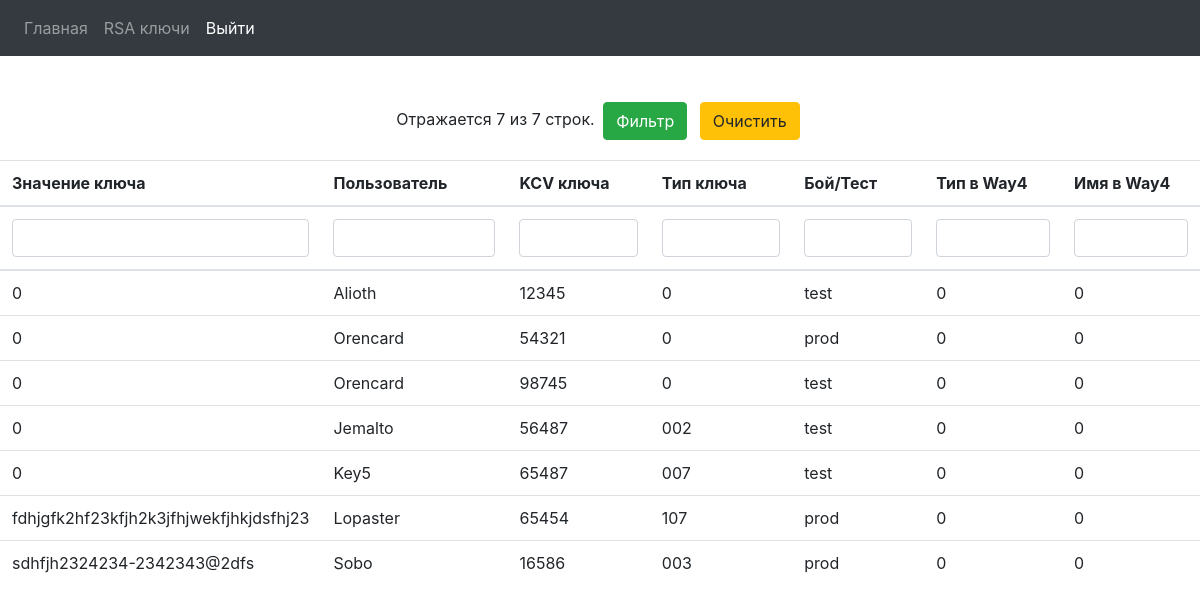
Page / (signed in) on the earlier database version.
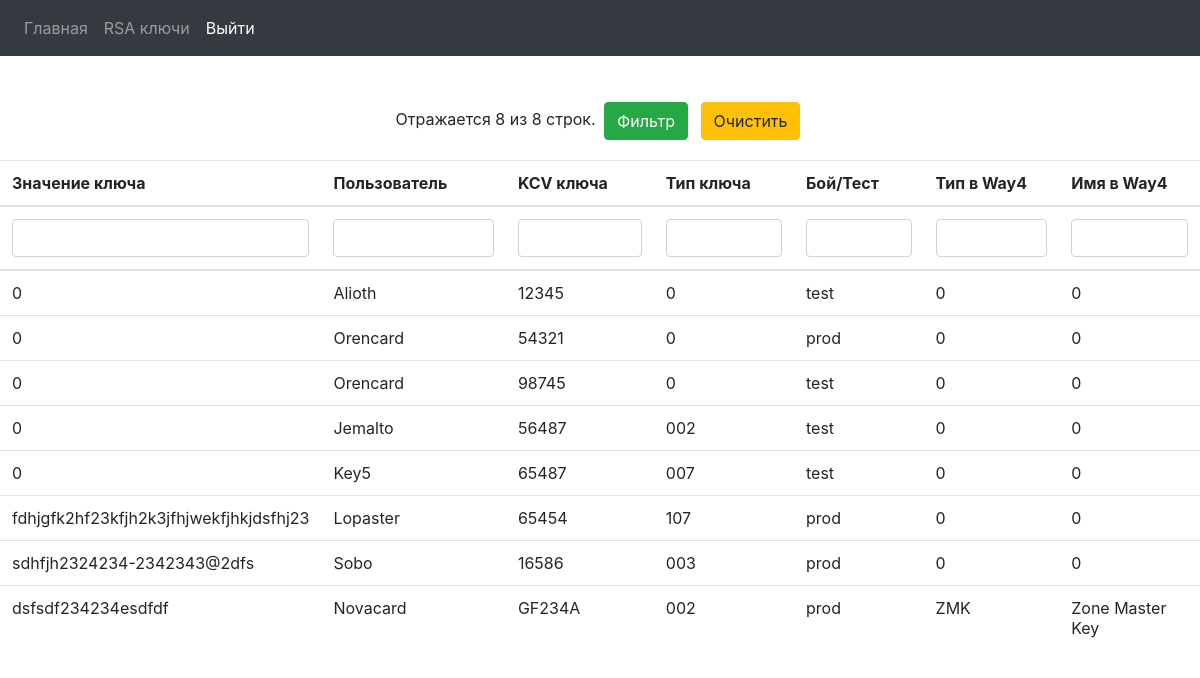
Same page on the later database version.
### keys/models.py (models this page shows)
class Keys(models.Model):
    key = models.CharField(max_length=250)
    key_user = models.CharField(max_length=10)
    key_kcv = models.CharField(max_length=7)
    key_type = models.CharField(max_length=3)
    key_typeW4 = models.CharField(max_length=7)
    key_nameW4 = models.CharField(max_length=20)
    test_prod_choice = (
        ('test', 'test'),
        ('prod', 'prod'),
    )
    choice = MultiSelectField(choices=test_prod_choice)

### keys/views.py (the view)
# urls.py: path('', views.index, name='index'),
def index(request):
    rows = Keys.objects.all()
    myFilter = KeysFilter(request.GET, queryset=rows)
    data = {
        'data': myFilter.qs,
        'myFilter': myFilter,
    }
    return render(request, 'keys/index.html', data)

### keys/templates/keys/index.html (shortened to what this page needs)
﻿{% extends 'keys/base.html' %}
{% block content %}
{% load widget_tweaks %}
{% if user.is_authenticated %}
<form method='GET' >
    <p>
        Отражается {{ myFilter.qs.count }} из {{ myFilter.queryset.count }} строк.
        <input type='submit' value='Фильтр' class="btn btn-success m-1"/>
        <input type='submit' value='Очистить' class="btn btn-warning m-1" name="request.path"/>
    </p>
<table class="table">
<thead>
    <tr>
        <th scope="col">Значение ключа</th>
        <th scope="col">Пользователь</th>
        <th scope="col">KCV ключа</th>
        <th scope="col">Тип ключа</th>
        <th scope="col">Бой/Тест</th>
        <th scope="col">Тип в Way4</th>
        <th scope="col">Имя в Way4</th>
    </tr>
    <tr>
        <th scope="col"><input class="form-control" type="text" name="key" value=""></th>
        <th scope="col"><input class="form-control" type="text" name="key_user"></th>
        <th scope="col"><input class="form-control" type="text" name="key_kcv"></th>
        <th scope="col"><input class="form-control" type="text" name="key_type"></th>
        <th scope="col"><input class="form-control" type="text" name="choice"></th>
        <th scope="col"><input class="form-control" type="text" name="key_typeW4"></th>
        <th scope="col"><input class="form-control" type="text" name="key_nameW4"></th>
    </tr>
</thead>
<tbody>
</form>
{% for item in data %}
    <tr>
        <td>{{item.key}}</td>
        <td>{{item.key_user}}</td>
        <td>{{item.key_kcv}}</td>
        <td>{{item.key_type}}</td>
        <td>{{item.choice}}</td>
        <td>{{item.key_typeW4}}</td>
        <td>{{item.key_nameW4}}</td>
{% endfor %}
    </tr>
{% endif%}
{% endblock content %}

### keys/templates/keys/base.html (shortened to what this page needs)
<!DOCTYPE html>
<html lang="en">
<head>
    {% load static %}
    <link rel="stylesheet" href="{% static 'keys/css/bootstrap.min.css' %}">
</head>
<body class="text-center">
    <div style="margin-top:50px">
        <nav class="navbar navbar-expand-md navbar-dark bg-dark fixed-top">
        <div class="collapse navbar-collapse" id="navbarsExampleDefault">
            <ul class="navbar-nav mr-auto">
                 <li class="nav-item">
                    <a class="nav-link" href="/">Главная</a>
                </li>
                <li class="nav-item">
                    <a class="nav-link" href="#">RSA ключи</a>
                </li>
                {% if user.is_authenticated %}
                <li class="nav-item">
                    <a class="nav-link active enable" href="{% url 'logout' %}"  aria-disabled="true">Выйти</a>
                </li>
                {% endif %}
                </ul>
        </div>
        </nav>
    </div>
    <span class="container">
    {% block content %}
    {% endblock %}
    </span>
</body>
</html>

Differences in the rows shown:
added Keys: key "dsfsdf234234esdfdf", key_user "Novacard", key_kcv "GF234A", key_type "002", choice "prod", key_typeW4 "ZMK", key_nameW4 "Zone Master Key"
Other differences:
{{ myFilter.qs.count }}: "7" → "8"
{{ myFilter.queryset.count }}: "7" → "8"
